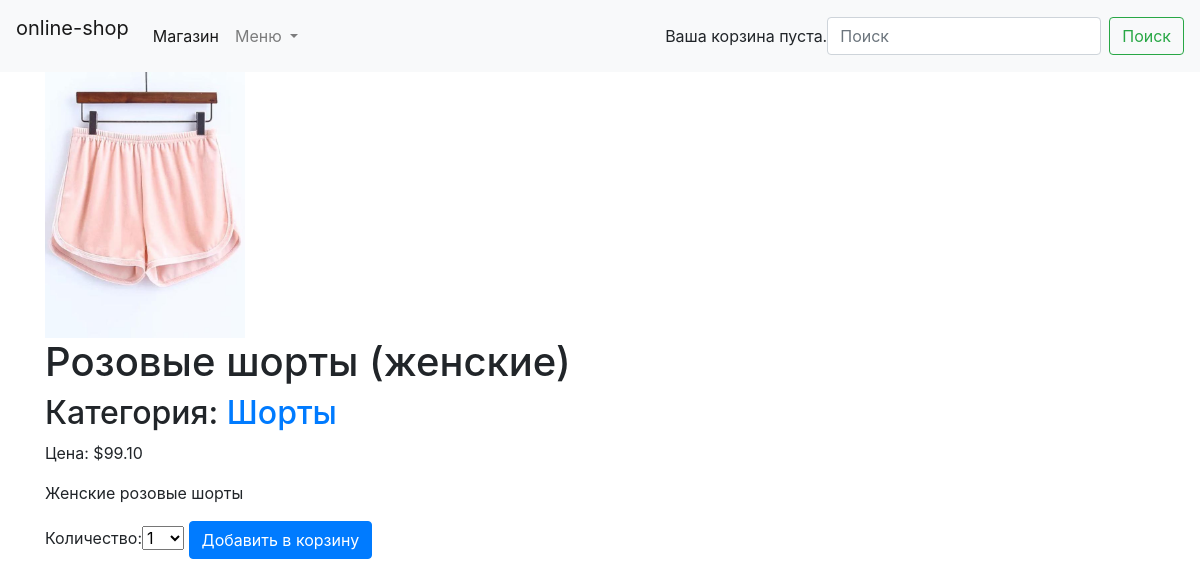
The page /4/rozovye-shorty-zhenskie/ on the database its author committed.
### shop/models.py (models this page shows, shortened)
class Product(models.Model):
    category = models.ForeignKey(
        Category,
        related_name='products',
        on_delete=models.CASCADE
    )
    name = models.CharField(max_length=200, db_index=True)
    slug = models.SlugField(max_length=200, db_index=True)
    image = models.ImageField(upload_to='produts/%Y/%m/%d', blank=True)
    description = models.TextField(blank=True)
    price = models.DecimalField(max_digits=10, decimal_places=2)
    available = models.BooleanField(default=True)
    created = models.DateTimeField(auto_now_add=True)
    updated = models.DateTimeField(auto_now=True)
    class Meta:
        ordering = ('name', )
        index_together = (('id', 'slug'), )

class Category(models.Model):
    name = models.CharField(max_length=200, db_index=True)
    slug = models.SlugField(max_length=200, unique=True)
    class Meta:
        ordering = ('name', )
        verbose_name = 'category'
        verbose_name_plural = 'categories'
    def __str__(self):
        return self.name
    def get_absolute_url(self):
        return reverse('shop:product_list_by_category', args=[self.slug])

### shop/views.py (the view)
# urls.py: path('<int:id>/<slug:slug>/', views.product_detail, name='product_detail'),
def product_detail(request, id, slug):
    product = get_object_or_404(Product, id=id, slug=slug, available=True)
    cart_product_form = CartAddProductForm()
    return render(request, 'shop/product/detail.html',
                  {'product': product,
                   'cart_product_form': cart_product_form})

### cart/forms.py
class CartAddProductForm(forms.Form):
    quantity = forms.TypedChoiceField(label='Количество', choices=PRODUCT_QUANTITY_CHOICES, coerce=int)
    update = forms.BooleanField(
        required=False,
        initial=False,
        widget=forms.HiddenInput
    )

### cart/cart.py (called while the page is built)
    def __len__(self):
        return sum(item['quantity'] for item in self.cart.values())

### cart/context_processors.py (called while the page is built)
def cart(request):
    return {'cart': Cart(request)}

### shop/templates/shop/product/detail.html (shortened to what this page needs)
{% extends "shop/base.html" %}
{% load static %}
{% block content %}
<div class="product-detail">
    <img src="{% if product.image %}{{ product.image.url }}{% else %}{% static 'img/no_image.png' %}{% endif %}">
    <h1>{{ product.name }}</h1>
    <h2>
        Категория: <a href="{{ product.category.get_absolute_url }}">{{product.category }}</a>
    </h2>
    <p class="price">Цена: ${{ product.price }}</p>
    <p>
        {{ product.description|linebreaks }}
    </p>
    <form action="{% url 'cart:cart_add' product.id %}" method="post">
    {{ cart_product_form }}
    <input class="btn btn-primary" type="submit" value="Добавить в корзину">
    </form>
</div>
{% endblock %}

### shop/static/shop/style.css (style rules this page uses)
img { width: 200px; }

### rows shown on the page
Product: image (picture), name "Розовые шорты (женские)", category "Шорты", price "99.10", description "Женские розовые шорты"
